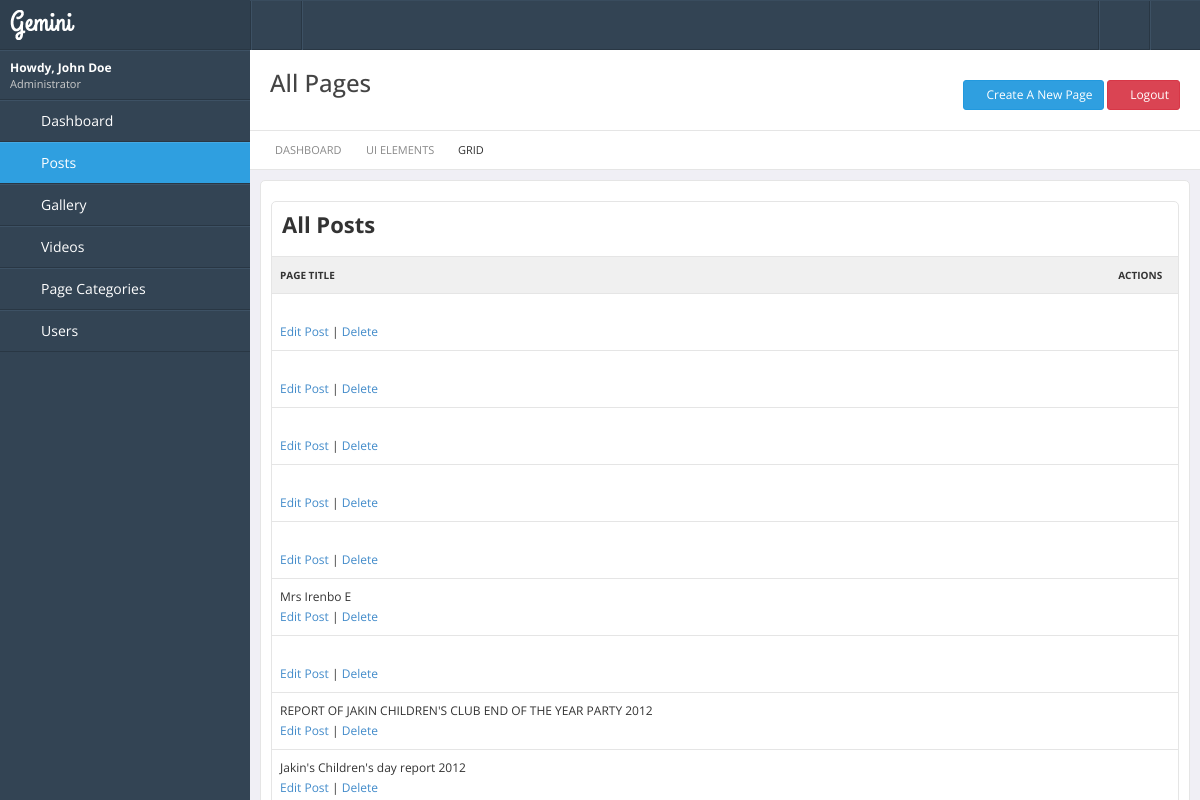
The page /mainad/index2.php on the database its author committed.
### tables this page shows
CREATE TABLE `posts` (
  `post_id` int(11) NOT NULL AUTO_INCREMENT,
  `posted_by` int(11) NOT NULL,
  `date_posted` timestamp NOT NULL DEFAULT CURRENT_TIMESTAMP,
  `video` text NOT NULL,
  `image` varchar(100) NOT NULL,
  `page_id` int(11) NOT NULL,
  `post` text NOT NULL,
  `post_session` varchar(40) NOT NULL,
  `subcat` int(11) NOT NULL,
  `long_id` varchar(200) NOT NULL,
  `page_title` text NOT NULL,
  `is_gallery` enum('0','1') NOT NULL DEFAULT '0',
  PRIMARY KEY (`post_id`)
);

### mainad/index2.php (the view, shortened to what this page needs)
<?
include 'header.php';
?>
            <div class="page-navigation">
                <div class="page-navigation-info">
                    <a href="index.html" class="logo">Gemini</a>
                </div>
                <div class="profile">
                    <div class="profile-info">
                        <a href="#" class="profile-title">Howdy, John Doe</a>
                        <span class="profile-subtitle">Administrator</span>
                        <div class="profile-buttons">
                            <div class="btn-group">
                                <a class="but dropdown-toggle" data-toggle="dropdown"><i class="fa fa-cog"></i></a>
                            </div>
                        </div>
                    </div>
                </div>
                <ul class="navigation">
                    <li><a href="index.html"><i class="fa fa-dashboard"></i> Dashboard</a></li>
                    <li class="active"><a href="index.php"><i class="fa fa-desktop"></i>Posts</a>
                    </li>
                    <li><a href="categories.php"><i class="fa fa-pencil"></i>Gallery</a>
                    </li>
                    <li><a href="#"><i class="fa fa-table"></i> Videos</a>
                    <li><a href="#"><i class="fa fa-cogs"></i>Page Categories</a>
                    </li>
                    <li><a href="#"><i class="fa fa-map-marker"></i> Users</a>
                    </li>
                        </ul>
            </div>
            <div class="page-content">
                <div class="container">
                    <div class="page-toolbar">
                        <div class="page-toolbar-block">
                            <div class="page-toolbar-title">All Pages</div>
                        </div>
                        <div class="page-toolbar-block pull-right">
                            <div class="widget-info widget-from">
                                <a class="btn btn-primary" href="newpage.php"><i class="fa fa-cog"></i> Create A New Page</a>
                                <a class="btn btn-danger"><i class="fa fa-power-off"></i> Logout</a>
                            </div>
                        </div>
                        <ul class="breadcrumb">
                            <li><a href="#">Dashboard</a></li>
                            <li><a href="#">UI Elements</a></li>
                            <li class="active">Grid</li>
                        </ul>
                    </div>
                    <div class="row">
                        <div class="col-md-12">
                            <div class="block">
                                <div class="block-content">
                                <div class="block">
                                <div class="block-content">
                                    <h2><strong>All Posts</strong>                                </h2>
                                </div>
                                <div class="block-content np">
                                 <?
 									 $q = mysql_query("SELECT * FROM posts");
 									 $n = mysql_num_rows($q);
 									 if($n < 1) {?>
										<div>You have no posts. <a href="newpage.php" class="button success small">Enter A New Page</a></div>
  										<? }else{ ?>
  										<table class="table">
                                        <tr>
                                            <th>Page Title</th><th>Actions</th>
                                        </tr>
										<?  while($r=mysql_fetch_object($q)){ ?>
                                        <tr>
                                            <td><?=stripslashes($r->page_title)?>
      <br />
      <a href="editpage.php?pageid=<?=$r->post_id?>">Edit Post</a> | <a href="javascript:void(0)" onClick="confirmDelete('deletepage.php?id=<?=$r->post_id?>')">Delete</a></td><td></td>
                                        </tr>
                                        <? }  ?>
                                  </table>
                                  <? } ?>
                                </div>
                            </div>
                                </div>
                            </div>
                        </div>
                    </div>
                </div>
            </div>
        </div>
    </body>
</html>

### rows shown on the page
posts: page_title "Mrs Irenbo E"
posts: page_title "REPORT OF JAKIN CHILDREN'S CLUB END OF THE YEAR PARTY 2012"
posts: page_title "Jakin's Children's day report 2012"
